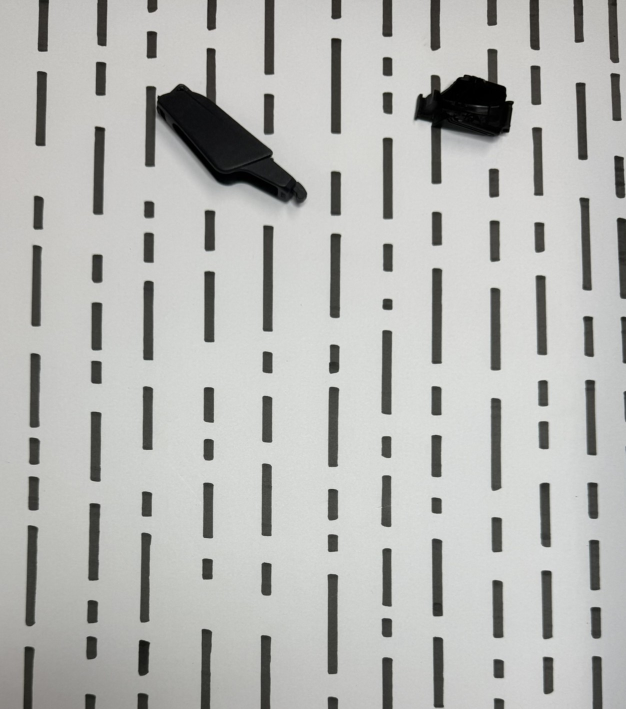
#> input picture Tarea2/fotos/af_00.JPEG, 1252 x 1417 px, found by its file name (shown at 1/2 size); its folder holds only this picture in this run
$ python 'Calibración_area.py'
#> lines starting #> are read from the running program, lines starting #| are printed output that depends on the picture
# -*- coding: utf-8 -*-
import os
import cv2
import numpy as np

# =========================
# 0) ENTRADA / CONFIG
# =========================
FOLDER = "fotos"
EXT = ".jpeg"
SELECCION = "imagen_00"   # <--- cambia aquí el alias de la imagen que quieras

IMAGENES = {
    # piezas con fondos blancos
    "imagen_01": "b_01",
    "imagen_02": "b_02",
    "imagen_03": "b_03",
    "imagen_04": "b_04",
    "imagen_05": "b_05",
    "imagen_06": "b_06",
    "imagen_07": "b_07",

    # piezas con fondos con sal y pimienta
    "imagen_08": "sp_01",
    "imagen_09": "sp_02",
    "imagen_10": "sp_03",
    "imagen_11": "sp_04",
    "imagen_12": "sp_05",
    "imagen_13": "sp_06",
    "imagen_14": "sp_07",

    # piezas con fondos de alta frecuencia
    "imagen_00": "af_00",
    "imagen_15": "af_01",
    "imagen_16": "af_02",
    "imagen_17": "af_03",
    "imagen_18": "af_04",
    "imagen_19": "af_05",
    "imagen_20": "af_06",
    "imagen_21": "af_07",
    "imagen_22": "af_08",
    "imagen_23": "af_09",
    "imagen_24": "af_10",
    "imagen_25": "af_11",

    # solo fondos (sin piezas)
    "imagen_26": "fon_AF1",
    "imagen_27": "fon_AF2",
    "imagen_28": "fon_AF3",
    "imagen_29": "fon_bla",
    "imagen_30": "fon_salpi",
}

TARGET_W, TARGET_H = 800, 600    # mismo tamaño que usas en tu proyecto

# =========================
# Utils
# =========================
def build_path(alias: str) -> str:
    assert alias in IMAGENES, f'Alias "{alias}" no existe en IMAGENES.'
    return os.path.join(FOLDER, IMAGENES[alias] + EXT)

def resize_to_target(img, w, h):
    interp = cv2.INTER_AREA if (img.shape[1] > w or img.shape[0] > h) else cv2.INTER_CUBIC
    return cv2.resize(img, (w, h), interpolation=interp)

# =========================
# Herramienta de calibración de área
# =========================
drawing = False
ix, iy = -1, -1
img = np.zeros((TARGET_H, TARGET_W, 3), dtype=np.uint8)
img_show = img.copy()

# [46 lines left out: function mouse_callback, not called in this run]


def main():
    global img, img_show

    ruta = build_path(SELECCION)
    if not os.path.exists(ruta):
        raise FileNotFoundError(f"No se encontró la imagen: {ruta}")

    img0 = cv2.imread(ruta, cv2.IMREAD_COLOR)
#> img0 is the input picture: shape (1417, 1252, 3); mean B, G, R 179.3, 182.1, 181.5
    if img0 is None:
        raise ValueError(f"No se pudo leer '{ruta}'.")

    img = resize_to_target(img0, TARGET_W, TARGET_H)
#> in resize_to_target, `return cv2.resize(img, (w, h), interpolation=interp)`:
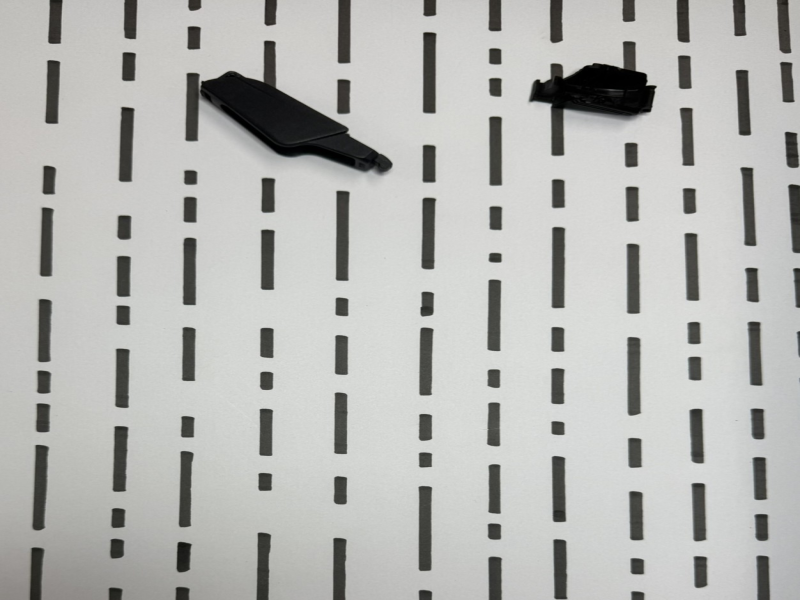
#> returned value: shape (600, 800, 3); mean of channels 0, 1, 2 179.3, 182.1, 181.5; drawn as B, G, R
    img_show = img.copy()

    cv2.namedWindow("Calibrar área")
    cv2.setMouseCallback("Calibrar área", mouse_callback)

    print("Instrucciones:")
    print("  - Haz clic izquierdo y arrastra para dibujar un rectángulo.")
    print("  - Al soltar el botón se mostrará el área en consola.")
    print("  - Pulsa 'c' para limpiar la imagen.")
    print("  - Pulsa 'q' o ESC para salir.\n")

    while True:
        cv2.imshow("Calibrar área", img_show)
        key = cv2.waitKey(20) & 0xFF
#> (key q is pressed here)

        if key == 27 or key == ord('q'):  # ESC o 'q'
            break
        elif key == ord('c'):
            img_show = img.copy()

    cv2.destroyAllWindows()

if __name__ == "__main__":
    main()
